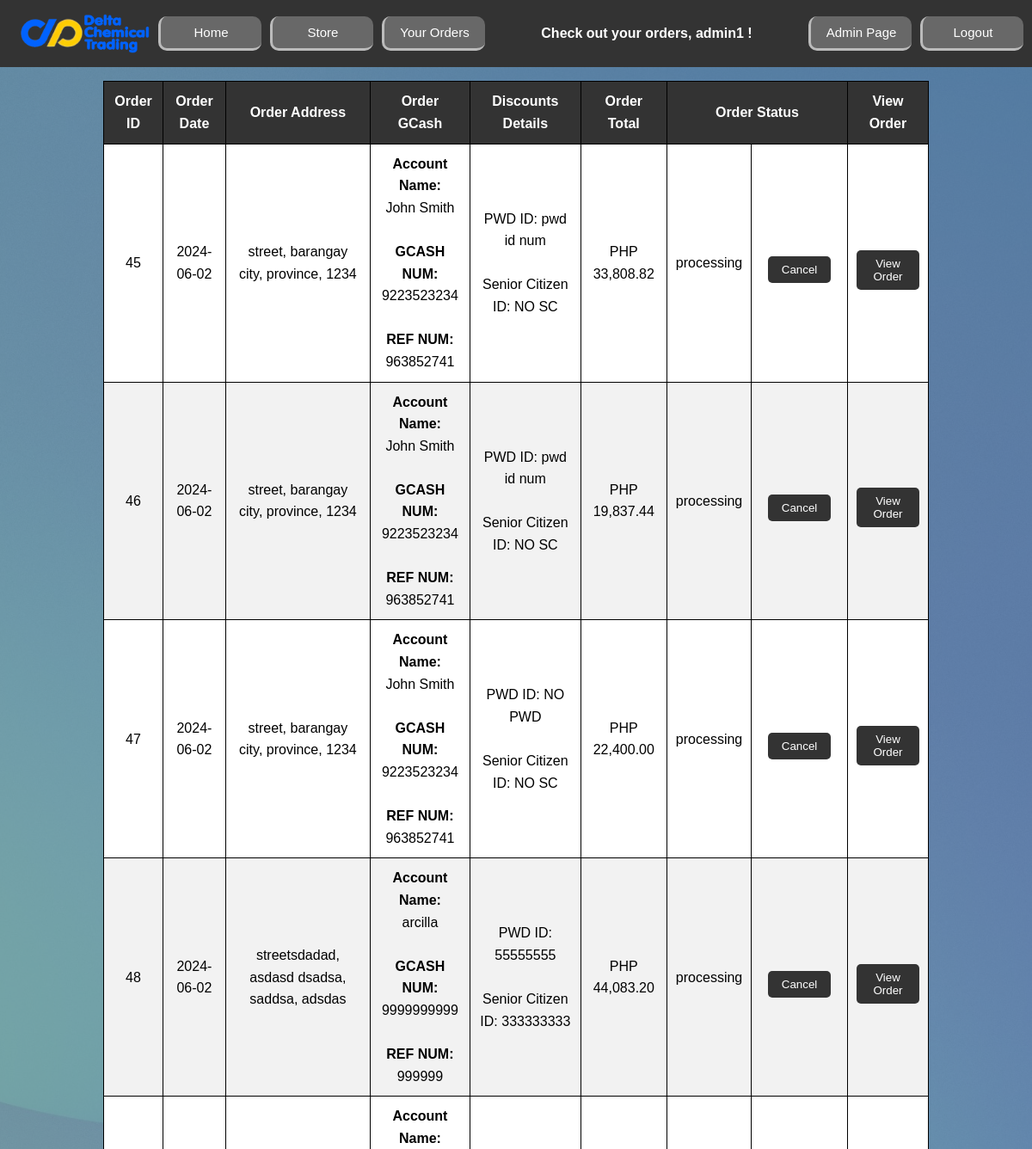
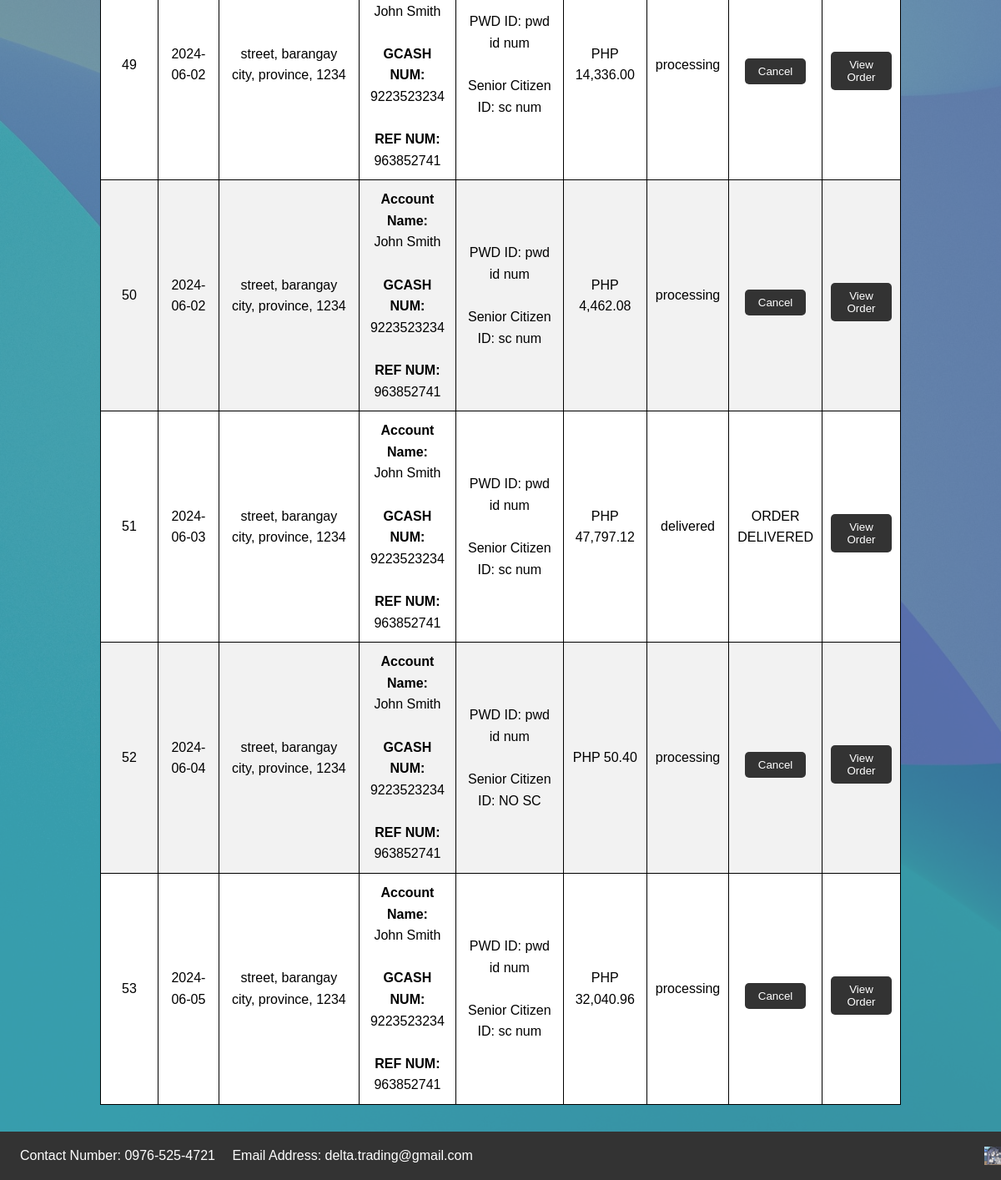
The page /orders.php (signed in) on the database its author committed (2 pictures, top to bottom).
### tables this page shows
CREATE TABLE `order_info` (
  `orderID` int(11) NOT NULL,
  `accountID` int(11) NOT NULL,
  `orderAddress` varchar(200) NOT NULL,
  `orderDate` date NOT NULL,
  `orderTotal` double NOT NULL,
  `orderStatus` varchar(20) NOT NULL DEFAULT 'processing',
  `orderPWD` varchar(50) DEFAULT NULL,
  `orderSeniorCitizen` varchar(50) DEFAULT NULL
);

### orders.php (the view, shortened to what this page needs)
<?php
    $servername = "localhost";
    $username = "root";
    $password = "";
    $dbname = "delta";
    $conn = new mysqli($servername, $username, $password, $dbname);
    $userId = $_SESSION["userid"];
    $sql = "SELECT order_info.orderID,
        CONCAT('<b>Name:</b><br>', accounts.name, '<br><br><b>Email:</b><br>', accounts.emailaddress, '<br><br><b>Phone Number:</b><br>', accounts.phonenumber) AS customerInfo,
        order_info.orderAddress,
        order_info.orderDate,
        CONCAT(order_info.orderPWD, '<br><br>', order_info.orderSeniorCitizen) AS orderDiscounts,
        order_info.orderTotal,
        GROUP_CONCAT(CONCAT(items.itemName, ' - ', order_items.itemAmount, 'x - ', order_items.totalPrice) SEPARATOR '|') AS itemDetails,
        order_info.orderstatus,
        CONCAT('<b>Account Name:</b><br>', payments.gcashName, '<br><br><b>GCASH NUM:</b><br>', payments.gcashNumber, '<br><br><b>REF NUM:</b><br>', payments.gcashReferenceNum) AS gcashInfo
    FROM order_info
    INNER JOIN order_items ON order_info.orderID = order_items.orderID
    INNER JOIN accounts ON order_info.accountID = accounts.accountID
    INNER JOIN items ON order_items.itemID = items.itemID
    LEFT JOIN payments ON order_info.orderID = payments.orderID
    WHERE order_info.accountID = ?
    GROUP BY order_info.orderID
    ORDER BY order_info.orderID ASC;";
    $stmt = $conn->prepare($sql);
    $stmt->bind_param('i', $userId);
    $stmt->execute();
    $result = $stmt->get_result();
?>
<!DOCTYPE html>
<html lang="en">
<head>
    <link rel="stylesheet" href="orders.css">
</head>
<body>
    <header class="header">
        <div class="container">
            <div class="navbar">
                <img id="header-logo" class="header-logo" src="images/DCT no bg v2.png" alt="Logo">
                <nav class="navigation">
                    <button class="sidebar-button" onclick="location.href='index.php';">Home</button>
                    <button class="sidebar-button" onclick="location.href='products.php';">Store</button>
                    <button class="sidebar-button" onclick="location.href='orders.php';">Your Orders</button>
                </nav>
            </div>
            <?php if (isset($_SESSION["userid"])): ?>
                <div>
                    <b>Check out your orders, <?php echo $_SESSION["name"]; ?> !</b>
                </div>
            <?php endif; ?>
            <nav class="account-info">
                <?php if (isset($_SESSION["usertype"]) && $_SESSION["usertype"] == 'admin'): ?>
                    <button class="sidebar-button" onclick="location.href='admin pages/adminIndex.php';">Admin Page</button>
                <?php endif; ?>
                <?php if (isset($_SESSION["userid"])): ?>
                    <button class="sidebar-button" onclick="location.href='actions/logout-action.php';">Logout</button>
                <?php else: ?>
                    <button class="sidebar-button" onclick="location.href='login.php';">Login</button>
                    <button class="sidebar-button" onclick="location.href='signup.php';">Signup</button>
                <?php endif; ?>
            </nav>
        </div>
    </header>
    <div class="contents">
        <div class="table-wrapper">
            <table class="outer-table">
                <thead>
                    <tr id="header-row">
                        <th>Order ID</th>
                        <th>Order Date</th>
                        <th>Order Address</th>
                        <th>Order GCash</th>
                        <th>Discounts Details</th>
                        <th>Order Total</th>
                        <th colspan='2'>Order Status</th>
                        <th>View Order</th>
                    </tr>
                </thead>
                <tbody>
                    <?php
                        if ($result->num_rows > 0) {
                            while($row = $result->fetch_assoc()) {
                                $gcashInfo = explode('|', $row['gcashInfo']);
                                $gcash = "";
                                foreach ($gcashInfo as $item) {
                                    $gcash .= $item;
                                }
                                echo "<tr>
                                    <td>{$row['orderID']}</td>
                                    <td>{$row['orderDate']}</td>
                                    <td>{$row['orderAddress']}</td>
                                    <td>$gcash</td>
                                    <td class='item-alignment'>{$row['orderDiscounts']}</td>
                                    <td>PHP ".number_format($row['orderTotal'], 2)."</td>
                                    <td>{$row['orderstatus']}</td>
                                    <td>";
                                    if ($row['orderstatus'] != 'cancelled' && $row['orderstatus'] != 'shipping' && $row['orderstatus'] != 'delivered') {
                                    echo "
                                        <form method='post' action=''>
                                            <input type='hidden' name='orderID' value='{$row['orderID']}'>
                                            <input type='hidden' name='newStatus' value='cancelled'>
                                            <button type='submit'>Cancel</button>
                                        </form>";
                                    } elseif ($row['orderstatus'] == 'cancelled') {
                                        echo "ORDER<BR>CANCELED";
                                    } elseif ($row['orderstatus'] == 'shipping') {
                                        echo "ORDER<BR>SHIPPING";
                                    } elseif ($row['orderstatus'] == 'delivered') {
                                        echo "ORDER<BR>DELIVERED";
                                    }
                                    echo "</td>
                                    <td>
                                        <form action='orderReceipt.php' method='post'>
                                            <input type='hidden' name='orderID' value='{$row['orderID']}'>
                                            <button type='submit' name='submit'>View Order</button>
                                        </form>
                                </td>
                                </tr>";
                            }
                        } else {
                            echo "<tr><td colspan='10'>No orders found for this user.</td></tr>";
                        }
                    ?>
                </tbody>
            </table>
        </div>
    </div>
    <footer class="footer">
        <div class="container">
            <div class="footer-nav">
                Contact Number: <a>0976-525-4721</a>
                Email Address: <a>delta.trading@gmail.com</a>
            </div>
            <img class="easter-egg" src="images/arisbm.gif">
        </div>
    </footer>
</body>
</html>

### orders.css (style rules this page uses)
* { margin: 0; padding: 0; box-sizing: border-box; }
body { background: url('images/backgrounds/bg3.jpg'), url('images/backgrounds/bg2.jpg'); background-size: cover; background-position: center; background-attachment: fixed; font-family: Arial, sans-serif; background-color: #c98f8f; line-height: 1.6; }
.container { display: flex; align-items: center; justify-content: space-between; margin: 0 0 0 2vw; }
.header { background-color: #333; color: white; padding: 1rem 0; width: 100%; position: fixed; top: 0; left: 0; z-index: 1000; }
.header-logo { width: 150px; }
.navbar { display: flex; align-items: center; gap: 10px; }
.navigation { display: flex; gap: 10px; }
.account-info { display: flex; align-items: center; gap: 10px; padding-right: 10px; }
.contents { display: flex; margin-top: 7.8vh; padding: 2rem 0; text-align: center; justify-content: center; background-color: #499399c2; min-height: 85vh; align-items: flex-start; }
.table-wrapper { width: 80vw; }
.table-wrapper .outer-table thead { position: sticky; z-index: 2; top: 4.8rem; }
.table-wrapper table { width: 100%; border-collapse: collapse; }
.table-wrapper th, .table-wrapper td { padding: 10px; text-align: center; }
.table-wrapper th { background-color: #333; color: white; text-align: center; }
.table-wrapper tr:nth-child(even) { background-color: #f2f2f2; }
.table-wrapper tr:nth-child(odd) { background-color: #ffffff; }
th, td { border: 1px solid black; }
button { background-color: #333; color: white; border: none; border-radius: 5px; padding: 0.5rem 1rem; margin-top: 1rem; cursor: pointer; transition: background-color 0.3s; }
footer { background-color: #333; color: white; padding: 1rem 0; text-align: center; width: 100%; }
footer a { color: white; text-decoration: none; margin-right: 1rem; margin-top: 0; }
a { color: blue; text-decoration: none; }
.easter-egg { display: flex; width: 20px; }
.sidebar-button { display: block; width: 7.5rem; height: 2.5rem; padding: 10px; border: none; background: none; text-align: center; font-size: 15px; color: rgb(255, 255, 255); cursor: pointer; font-weight: 500; border-radius: 10px; border-bottom: 3px solid #bbb; border-left: 3px solid #bbb; background-color: #686868; margin-top: 0 !important; }

### rows shown on the page
order_info: orderID "45", orderDate "2024-06-02", orderAddress "street, barangay city, province, 1234", gcash "Account Name: John Smith GCASH NUM: 9223523234 REF NUM: 963852741", orderDiscounts "PWD ID: pwd id num Senior Citizen ID: NO SC", orderTotal "33,808.82", orderStatus "processing"
order_info: orderID "46", orderDate "2024-06-02", orderAddress "street, barangay city, province, 1234", gcash "Account Name: John Smith GCASH NUM: 9223523234 REF NUM: 963852741", orderDiscounts "PWD ID: pwd id num Senior Citizen ID: NO SC", orderTotal "19,837.44", orderStatus "processing"
order_info: orderID "47", orderDate "2024-06-02", orderAddress "street, barangay city, province, 1234", gcash "Account Name: John Smith GCASH NUM: 9223523234 REF NUM: 963852741", orderDiscounts "PWD ID: NO PWD Senior Citizen ID: NO SC", orderTotal "22,400.00", orderStatus "processing"
order_info: orderID "48", orderDate "2024-06-02", orderAddress "streetsdadad, asdasd dsadsa, saddsa, adsdas", gcash "Account Name: arcilla GCASH NUM: 9999999999 REF NUM: 999999", orderDiscounts "PWD ID: 55555555 Senior Citizen ID: 333333333", orderTotal "44,083.20", orderStatus "processing"
order_info: orderID "49", orderDate "2024-06-02", orderAddress "street, barangay city, province, 1234", gcash "Account Name: John Smith GCASH NUM: 9223523234 REF NUM: 963852741", orderDiscounts "PWD ID: pwd id num Senior Citizen ID: sc num", orderTotal "14,336.00", orderStatus "processing"
order_info: orderID "50", orderDate "2024-06-02", orderAddress "street, barangay city, province, 1234", gcash "Account Name: John Smith GCASH NUM: 9223523234 REF NUM: 963852741", orderDiscounts "PWD ID: pwd id num Senior Citizen ID: sc num", orderTotal "4,462.08", orderStatus "processing"
order_info: orderID "51", orderDate "2024-06-03", orderAddress "street, barangay city, province, 1234", gcash "Account Name: John Smith GCASH NUM: 9223523234 REF NUM: 963852741", orderDiscounts "PWD ID: pwd id num Senior Citizen ID: sc num", orderTotal "47,797.12", orderStatus "delivered", shows "ORDER"
order_info: orderID "52", orderDate "2024-06-04", orderAddress "street, barangay city, province, 1234", gcash "Account Name: John Smith GCASH NUM: 9223523234 REF NUM: 963852741", orderDiscounts "PWD ID: pwd id num Senior Citizen ID: NO SC", orderTotal "50.40", orderStatus "processing"
order_info: orderID "53", orderDate "2024-06-05", orderAddress "street, barangay city, province, 1234", gcash "Account Name: John Smith GCASH NUM: 9223523234 REF NUM: 963852741", orderDiscounts "PWD ID: pwd id num Senior Citizen ID: sc num", orderTotal "32,040.96", orderStatus "processing"

### other values the page prints
$_SESSION["name"] "admin1"
